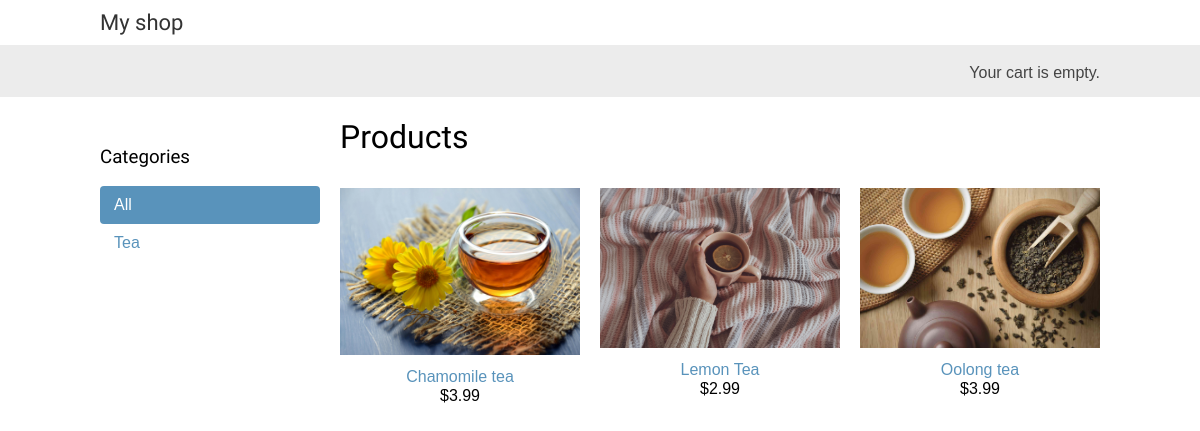
Before: / with the older database file.
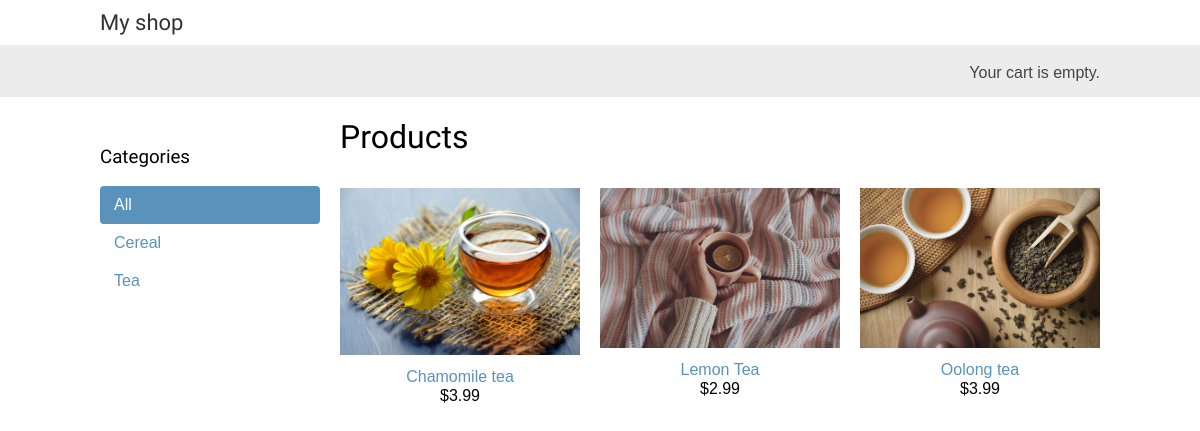
After: the same page with the newer database file.
### shop/models.py (models this page shows, shortened)
class Category(models.Model):
    name = models.CharField(max_length=200)
    slug = models.SlugField(max_length=200, unique=True)
    class Meta:
        ordering = ['name']
        indexes = [
            models.Index(fields=['name']),
        ]
        verbose_name = 'category'
        verbose_name_plural = 'categories'
    def get_absolute_url(self):
        return reverse('shop:product_list_by_category',args=[self.slug])

class Product(models.Model):
    category = models.ForeignKey(Category,
                                 related_name='products',
                                 on_delete= models.CASCADE)
    name = models.CharField(max_length=200)
    slug = models.SlugField(max_length=200)
    image = models.ImageField(upload_to='products/%Y/%m/%d',
                              blank=True)
    description = models.TextField(blank=True)
    price = models.DecimalField(max_digits=10,
                                decimal_places=2)
    available = models.BooleanField(default=True)
    created = models.DateTimeField(auto_now_add=True)
    updated = models.DateTimeField(auto_now=True)
    class Meta:
        ordering = ['name']
        indexes = [
            models.Index(fields=['id', 'slug']),
            models.Index(fields=['name']),
            models.Index(fields=['-created']),
        ]
    def get_absolute_url(self):
        return reverse('shop:product_detail',args=[self.id,self.slug])

### shop/views.py (the view)
# urls.py: path('', views.product_list, name='product_list'),
def product_list(request, category_slug=None):
    category = None
    categories = Category.objects.all()
    products = Product.objects.filter(available=True)
    if category_slug:
        category = get_object_or_404(Category, slug=category_slug)
        products = products.filter(category=category)
    return render(request,
                  'shop/product/list.html',
                  {'category': category,
                  'categories': categories,
                  'products': products})

### cart/cart.py (called while the page is built)
    def __len__(self):
        return sum(item['quantity'] for item in self.cart.values())

### cart/context_processors.py (called while the page is built)
def cart(request):
    return {'cart': Cart(request)}

### shop/templates/shop/product/list.html (shortened to what this page needs)
{% extends "shop/base.html" %}
{% load static %}
{% block content %}
    <div id="sidebar">
        <h3>Categories</h3>
        <ul>
            <li {% if not category %}class="selected"{% endif %}>
                <a href="{% url 'shop:product_list' %}">All</a>
            </li>
            {% for c in categories %}
                <li {% if category.slug == c.slug %}class="selected"{% endif %}>
                    <a href="{{ c.get_absolute_url }}">{{ c.name }}</a>
                </li>
            {% endfor %}
        </ul>
    </div>
    <div id="main" class="product-list">
        <h1>{% if category %}{{ category.name }}{% else %}Products{% endif %}</h1>
        {% for product in products %}
            <div class="item">
                <a href="{{ product.get_absolute_url }}">
                    <img src="{% if product.image %}{{ product.image.url }}{% else %}{% static 'img/no_image.png' %}{% endif %}">
                </a>
                <a href="{{ product.get_absolute_url }}">{{ product.name }}</a>
                <br>
                ${{ product.price }}
            </div>
        {% endfor %}
    </div>
{% endblock %}

### shop/templates/shop/base.html (shortened to what this page needs)
{% load static %}
<!DOCTYPE html>
<html>
<head>
    <link href="{% static 'css/base.css' %}" rel="stylesheet">
</head>
<body>
    <div id="header">
        <a href="/" class="logo">My shop</a>
    </div>
    <div id="subheader">
        <div class="cart">
            {% with total_items=cart|length %}
            {% if total_items > 0 %}
                Your cart:
                <a href="{% url "cart:cart_detail" %}">
                {{ total_items }} item{{ total_items|pluralize }},
                ${{ cart.get_total_price }}
            </a>
            {% elif not order %}
                Your cart is empty.
            {% endif %}
            {% endwith %}
        </div>
    </div>
    <div id="content">
        {% block content %}
        {% endblock %}
    </div>
</body>
</html>

### shop/static/css/base.css (style rules this page uses)
body { margin:0; padding:0; font-family:helvetica, sans-serif; }
h1, h2, h3, h4, h5 , h6 { font-family: 'Ubuntu', sans-serif; font-weight:normal; }
a { text-decoration:none; color:#5993bb; }
#header { padding:10px 100px; font-size:18px; overflow:auto; }
#subheader { background:#ececec; color:#444; padding:15px 100px; overflow:auto; }
#header .logo { font-family: 'Ubuntu', sans-serif; float:left; color:#333; font-size:22px; margin-right:10%; }
#subheader .cart { float:right; padding-top:4px; }
#content { padding:0 100px; overflow:hidden; }
#sidebar { width:220px; padding:30px 20px 0 0; float:left; }
#sidebar ul { margin:0; padding:0; }
#sidebar ul li { margin:0; list-style:none; padding:10px 14px; }
#sidebar ul li a { display:block; }
#sidebar ul li.selected { background:#5993bb; border-radius:4px; }
#sidebar ul li.selected a { color:#fff; }
#main { float:left; width: 96%; margin-right:-220px; overflow:hidden; }
.product-list .item { width:25%; padding:10px 20px 10px 0; float:left; text-align:center; line-height:1.2; }
.product-list .item img { width:100%; margin-bottom:8px; }

Changed rows visible on the page:
added Category: name "Cereal"
